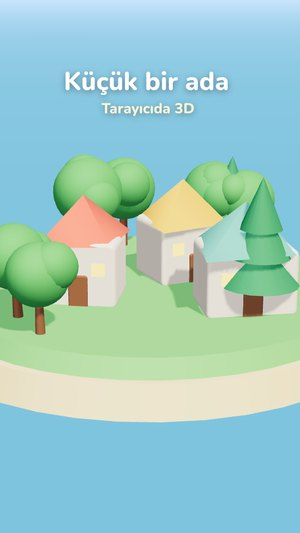
#> input picture data/styles/3d.jpg, 300 x 533 px
$ python izgara.py ../data/styles/3d.jpg ../data/styles/pixel.jpg 5
#> lines starting #> are read from the running program, lines starting #| are printed output that depends on the picture
"""Bir resmin üstüne numaralı ızgara çizer (kukla pin koordinatlarını okumak için).
Kullanım: python araclar/izgara.py karakter.png izgara.png [aralik=50]"""
import sys
from PIL import Image, ImageDraw

kaynak, hedef = sys.argv[1], sys.argv[2]
ara = int(sys.argv[3]) if len(sys.argv) > 3 else 50
im = Image.open(kaynak).convert("RGBA")
zemin = Image.new("RGBA", im.size, (225, 60, 70, 255))   # saydam yerler kırmızı görünsün
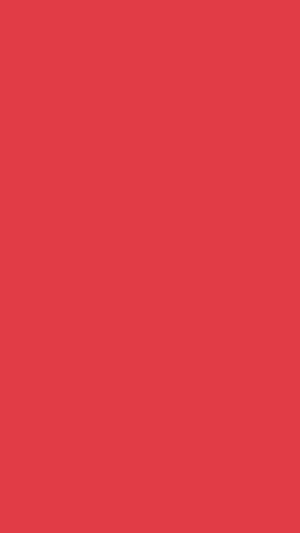
#> zemin: PIL image 300x533 RGBA; mean R, G, B, A 225, 60, 70, 255
zemin.alpha_composite(im)
d = ImageDraw.Draw(zemin)
for x in range(0, im.width, ara):
    d.line([(x, 0), (x, im.height)], fill=(255, 255, 255, 160 if x % (ara * 2) == 0 else 70))
    if x % (ara * 2) == 0:
        d.text((x + 3, 3), str(x), fill="white")
for y in range(0, im.height, ara):
    d.line([(0, y), (im.width, y)], fill=(255, 255, 255, 160 if y % (ara * 2) == 0 else 70))
    if y % (ara * 2) == 0:
        d.text((3, y + 3), str(y), fill="white")
zemin.convert("RGB").save(hedef)
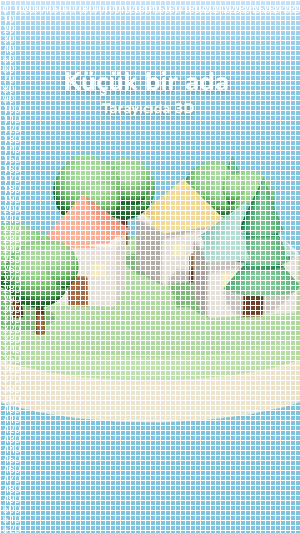
#> saved as pixel.jpg: PIL image 300x533 RGB; mean R, G, B 193.5, 222.3, 219
print("Izgara kaydedildi:", hedef, f"({im.width}x{im.height})")
#| Izgara kaydedildi: ../data/styles/pixel.jpg (300x533)
